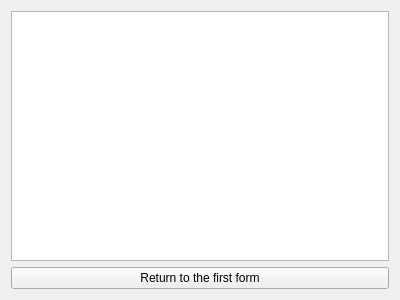
<?xml version="1.0" encoding="UTF-8"?>
<ui version="4.0">
 <class>Form</class>
 <widget class="QWidget" name="Form">
  <property name="geometry">
   <rect>
    <x>0</x>
    <y>0</y>
    <width>400</width>
    <height>300</height>
   </rect>
  </property>
  <property name="windowTitle">
   <string>Form</string>
  </property>
  <layout class="QGridLayout" name="gridLayout">
   <item row="1" column="0">
    <widget class="QPushButton" name="switch_button">
     <property name="text">
      <string>Return to the first form</string>
     </property>
    </widget>
   </item>
   <item row="0" column="0">
    <widget class="QTextEdit" name="textEdit"/>
   </item>
  </layout>
 </widget>
 <resources/>
 <connections/>
</ui>
